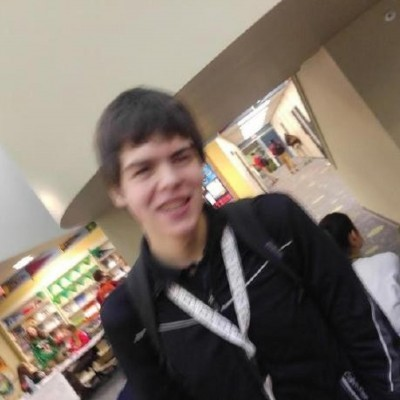
#> input picture 1391016-gr.jpg, 400 x 400 px
$ python imageManip.py 1391016-gr.jpg 1391016-gr.jpg 1391016-gr.jpg 1391016-gr.jpg
#> lines starting #> are read from the running program, lines starting #| are printed output that depends on the picture
# Hayden Riewe
# Image Manipulation program for hackGSU hackathon

from PIL import Image, ImageDraw, ImageFont, ImageChops
import sys

# This function handels the wrapping of text on the image
# Currently not useful, but keeping it just in case

def insert_newlines(string, every=42):
    return '\n'.join(string[i:i+every] for i in xrange(0, len(string), every))

# This function trims unnecesary whitespace from the image

def trim(im):
    bg = Image.new(im.mode, im.size, im.getpixel((0,0)))
    diff = ImageChops.difference(im, bg)
    diff = ImageChops.add(diff, diff, 2.0, -100)
    bbox = diff.getbbox()
    if bbox:
        return im.crop(bbox)

# Check that the correct amount of images were passed in
if ((len(sys.argv) < 5 or  len(sys.argv) > 5)):
	print("Not enough arguments, image could not be generated\n")
	sys.exit(1)

# Open image for manipulation

images = map(Image.open, [sys.argv[1], sys.argv[2], sys.argv[3]])
width, height = zip(*(i.size for i in images))
#> width = (400, 400, 400); height = (400, 400, 400)

imageWidth = sum(width)
#> imageWidth = 1200
imageHeight = sum(height)
#> imageHeight = 1200

# Set the image dimensions and create the new image

outputImage = Image.new('RGB', (imageWidth, imageHeight))
#> outputImage: PIL image 1200x1200 RGB; every value is 0

# Default PNG is transparent, this sets background to white
pixels = outputImage.load()

for y in xrange(outputImage.size[1]):
    for x in xrange(outputImage.size[0]):
        if pixels[x,y][2] < 255:
            pixels[x,y] = (255, 255, 255, 255)

# Merge the three input pictures into one horizonatal picture
x_offset = 0
for im in images:
	outputImage.paste(im, (x_offset, 0))
	x_offset += im.size[0]
#> outputImage: PIL image 1200x1200 RGB; every value is 255
#> after the loop, x_offset = 0

# Merge the bio picture underneath the horizontal pic
bio = Image.open(sys.argv[4])
#> bio is the input picture: PIL image 400x400 RGB; mean R, G, B 126.2, 115, 104.4
outputImage.paste(bio, (10, 810))
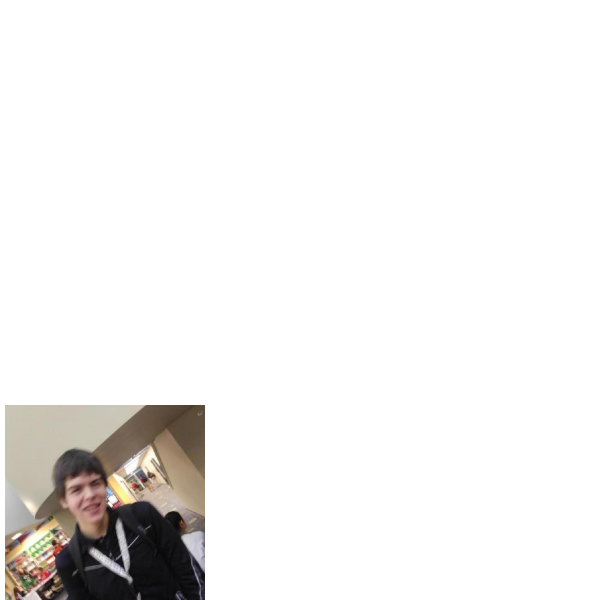
#> outputImage: PIL image 1200x1200 RGB (shown at 1/2 size); mean R, G, B 241.2, 240, 238.8

# Trim image
outputImage = trim(outputImage)
#> in trim, `diff = ImageChops.difference(im, bg)`:
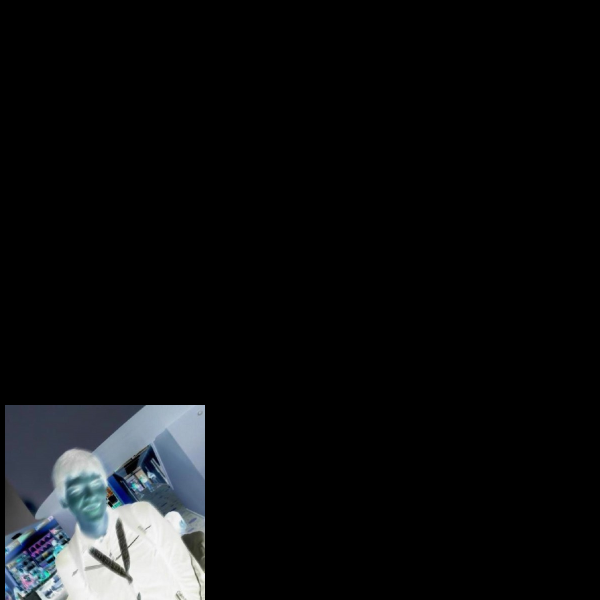
#> diff: PIL image 1200x1200 RGB (shown at 1/2 size); mean R, G, B 13.8, 15, 16.2
#> in trim, `diff = ImageChops.add(diff, diff, 2.0, -100)`:
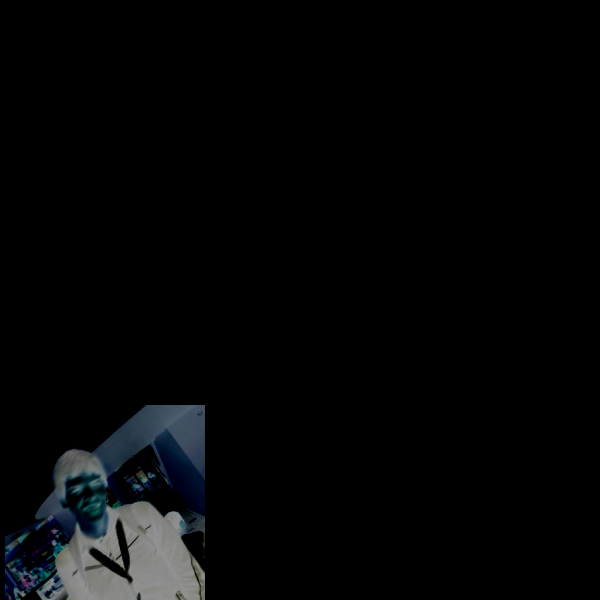
#> diff: PIL image 1200x1200 RGB (shown at 1/2 size); mean R, G, B 5, 5.7, 6.3
#> in trim, `bbox = diff.getbbox()`: bbox = (10, 810, 410, 1200)
#> in trim, `return im.crop(bbox)`:
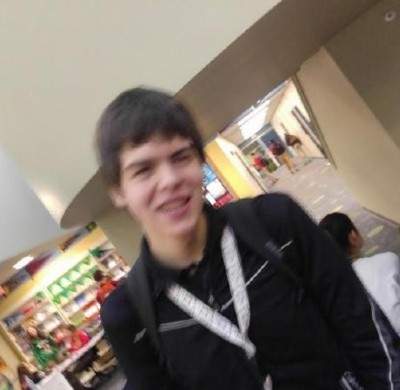
#> returned value: PIL image 400x390 RGB; mean R, G, B 127.8, 116.5, 105.5

# Save the completed image to the computer
outputImage.save('final.png')
